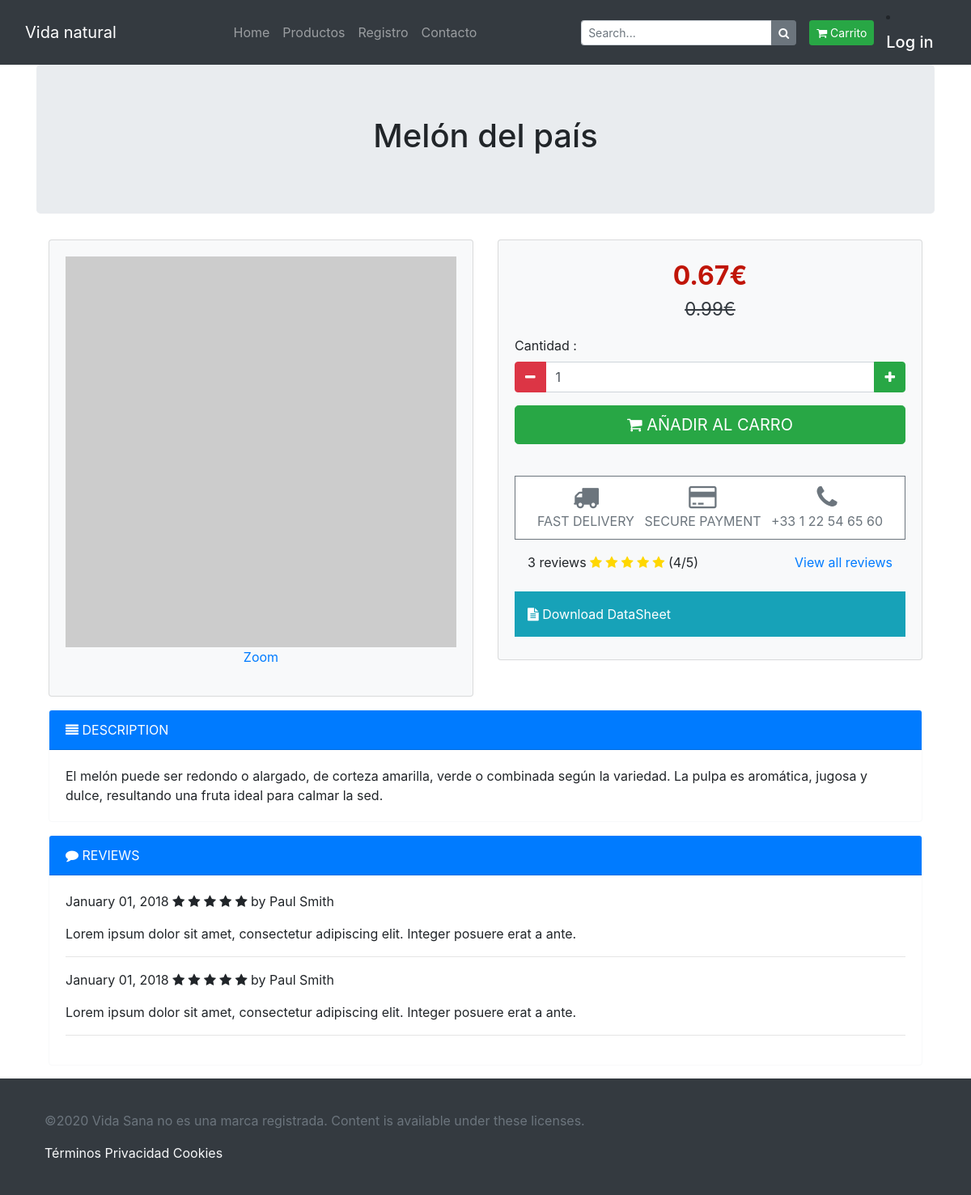
The app's page /eshop/index.php?menu=producto&producto=MELONPAIS with its own data.
### tables this page shows
CREATE TABLE `ti_desc_producto` (
  `id_producto` varchar(20) NOT NULL,
  `id_idioma` varchar(2) NOT NULL,
  `descripcion_corta` varchar(200) DEFAULT NULL,
  `descripcion_larga` varchar(4000) DEFAULT NULL
);

CREATE TABLE `tm_producto` (
  `id_producto` varchar(20) NOT NULL,
  `precio_actual` decimal(10,2) NOT NULL,
  `es_oferta` varchar(1) DEFAULT NULL,
  `precio_oferta` decimal(10,2) DEFAULT NULL,
  `reserva_inicial` date DEFAULT NULL,
  `reserva_actual` date DEFAULT NULL,
  `reserva_notificacion` date DEFAULT NULL,
  `stock` decimal(10,0) NOT NULL,
  `imagen` blob DEFAULT NULL
);

### eshop/routing.php (called while the page is built, shortened)
<?php
	$page='home/index.php';
	if (!empty($_GET)) {
		$menu=$_GET['menu'];
		switch ($menu) {
			case 'producto':
				$myproduct=$_GET['producto'];
				$page='products/product.php';
				break;
		}
	}
	require_once($page);
 ?>

### eshop/index.php (called while the page is built)
<?php
	require_once('Layouts/layout.php');
 ?>

### eshop/products/product.php (the view, shortened to what this page needs)
<?php
        require("includes/conexion.php");
        $sql="CALL getProduct('ES','$myproduct')";
        $query=mysqli_query($conexion, $sql);
        $row=mysqli_fetch_array($query);
     ?>
<section class="jumbotron text-center">
    <div class="container">
        <h1 class="jumbotron-heading"><?php echo $row['descripcion_corta']?></h1>
    </div>
</section>
<div class="container">
    <div class="row">
        <div class="col-12 col-lg-6">
            <div class="card bg-light mb-3">
                <div class="card-body">
                    <a href="" data-toggle="modal" data-target="#productModal">
                        <img class="img-fluid" src="https://dummyimage.com/800x800/55595c/fff" />
                        <p class="text-center">Zoom</p>
                    </a>
                </div>
            </div>
        </div>
        <div class="col-12 col-lg-6 add_to_cart_block">
            <div class="card bg-light mb-3">
                <div class="card-body">
                    <p class="price"><?php echo $row['precio_oferta']?>€</p>
                    <p class="price_discounted"><?php echo $row['precio_actual'] ?>€</p>
                    <form id="dataform" name="dataform"  method="get" action="?menu=carrito&action=addToCart">
                        <div class="form-group">
                            <label>Cantidad :</label>
                            <div class="input-group mb-3">
                                <div class="input-group-prepend">
                                    <button type="button" class="quantity-left-minus btn btn-danger btn-number"  data-type="minus" data-field="">
                                        <i class="fa fa-minus"></i>
                                    </button>
                                </div>
                                <input type="text" class="form-control"  id="quantity" name="quantity" min="1" max="100" value="1">
                                <div class="input-group-append">
                                    <button type="button" class="quantity-right-plus btn btn-success btn-number" data-type="plus" data-field="">
                                        <i class="fa fa-plus"></i>
                                    </button>
                                </div>
                            </div>
                        </div>
                        <a name="alink"  id="alink"  onclick="sendForm()" href="#" class="btn btn-success btn-lg btn-block text-uppercase">
                            <i class="fa fa-shopping-cart"></i> Añadir al carro
                        </a>
                    </form>
                    <br>
                    <div class="product_rassurance">
                        <ul class="list-inline">
                            <li class="list-inline-item"><i class="fa fa-truck fa-2x"></i><br/>Fast delivery</li>
                            <li class="list-inline-item"><i class="fa fa-credit-card fa-2x"></i><br/>Secure payment</li>
                            <li class="list-inline-item"><i class="fa fa-phone fa-2x"></i><br/>+33 1 22 54 65 60</li>
                        </ul>
                    </div>
                    <div class="reviews_product p-3 mb-2 ">
                        3 reviews
                        <i class="fa fa-star"></i>
                        <i class="fa fa-star"></i>
                        <i class="fa fa-star"></i>
                        <i class="fa fa-star"></i>
                        <i class="fa fa-star"></i>
                        (4/5)
                        <a class="pull-right" href="#reviews">View all reviews</a>
                    </div>
                    <div class="datasheet p-3 mb-2 bg-info text-white">
                        <a href="" class="text-white"><i class="fa fa-file-text"></i> Download DataSheet</a>
                    </div>
                </div>
            </div>
        </div>
    </div>
    <div class="row">
        <div class="col-12">
            <div class="card border-light mb-3">
                <div class="card-header bg-primary text-white text-uppercase"><i class="fa fa-align-justify"></i> Description</div>
                <div class="card-body">
                    <p class="card-text">
                    <?php echo $row['descripcion_larga']?>
                    </p>
                </div>
            </div>
        </div>
        <div class="col-12" id="reviews">
            <div class="card border-light mb-3">
                <div class="card-header bg-primary text-white text-uppercase"><i class="fa fa-comment"></i> Reviews</div>
                <div class="card-body">
                    <div class="review">
                        <meta itemprop="datePublished" content="01-01-2016">January 01, 2018
                        <span class="fa fa-star"></span>
                        <span class="fa fa-star"></span>
                        <span class="fa fa-star"></span>
                        <span class="fa fa-star"></span>
                        <span class="fa fa-star"></span>
                        by Paul Smith
                        <p class="blockquote">
                            <p class="mb-0">Lorem ipsum dolor sit amet, consectetur adipiscing elit. Integer posuere erat a ante.</p>
                        </p>
                        <hr>
                    </div>
                    <div class="review">
                        <meta itemprop="datePublished" content="01-01-2016">January 01, 2018
                        <span class="fa fa-star" aria-hidden="true"></span>
                        <span class="fa fa-star" aria-hidden="true"></span>
                        <span class="fa fa-star" aria-hidden="true"></span>
                        <span class="fa fa-star" aria-hidden="true"></span>
                        <span class="fa fa-star" aria-hidden="true"></span>
                        by Paul Smith
                        <p class="blockquote">
                            <p class="mb-0">Lorem ipsum dolor sit amet, consectetur adipiscing elit. Integer posuere erat a ante.</p>
                        </p>
                        <hr>
                    </div>
                </div>
            </div>
        </div>
    </div>
</div>

### eshop/includes/style.css (style rules this page uses)
.add_to_cart_block .price { color: #c01508; text-align: center; font-weight: bold; font-size: 200%; margin-bottom: 0; }
.add_to_cart_block .price_discounted { color: #343a40; text-align: center; text-decoration: line-through; font-size: 140%; }
.product_rassurance { padding: 10px; margin-top: 15px; background: #ffffff; border: 1px solid #6c757d; color: #6c757d; }
.product_rassurance .list-inline { margin-bottom: 0; text-transform: uppercase; text-align: center; }
.reviews_product .fa-star { color: gold; }

### records on screen
ti_desc_producto: descripcion_corta "Melón del país", id_producto.precio_oferta "0.67", id_producto.precio_actual "0.99", descripcion_larga "El melón puede ser redondo o alargado, de corteza amarilla, verde o combinada según la variedad. La pulpa es aromática, jugosa y dulce, resultando una fruta ideal para calmar la sed."
